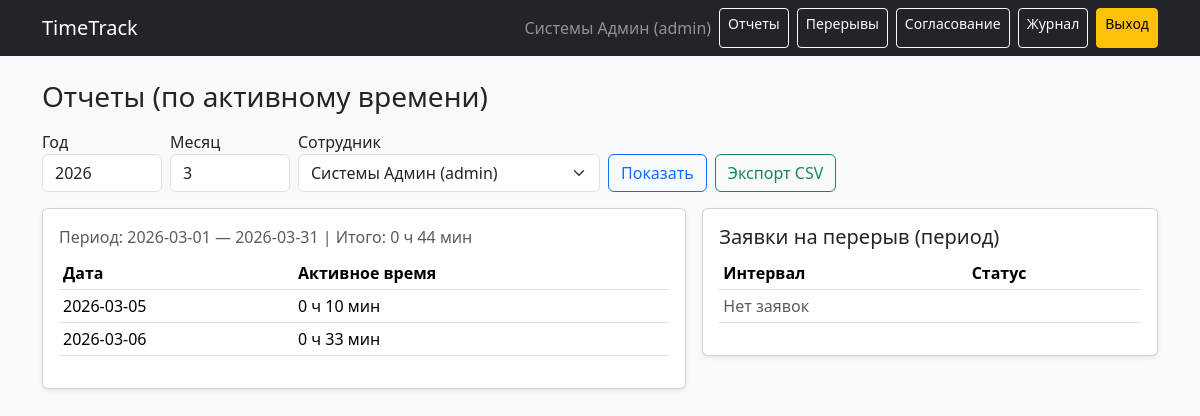
The app's page /reports (signed in) with its own data.
### models.py (models this page shows)
class User(UserMixin, db.Model):
    __tablename__ = "users"
    id = db.Column(db.Integer, primary_key=True)
    username = db.Column(db.String(64), nullable=False, unique=True)
    password_hash = db.Column(db.String(255), nullable=False)
    first_name = db.Column(db.String(100), nullable=False, default="Имя")
    last_name = db.Column(db.String(100), nullable=False, default="Фамилия")
    role = db.Column(db.String(20), nullable=False, default="employee")
    department_id = db.Column(db.Integer, db.ForeignKey("departments.id"), nullable=True)
    department = db.relationship("Department", backref="users")

class DailyWorkStat(db.Model):
    __tablename__ = "daily_work_stats"
    id = db.Column(db.Integer, primary_key=True)
    user_id = db.Column(db.Integer, db.ForeignKey("users.id"), nullable=False)
    user = db.relationship("User", backref="daily_stats")
    work_date = db.Column(db.Date, nullable=False)
    active_seconds = db.Column(db.Integer, nullable=False, default=0)
    last_ping_at = db.Column(db.DateTime, nullable=True)
    last_state_active = db.Column(db.Boolean, nullable=False, default=False)
    __table_args__ = (db.UniqueConstraint("user_id", "work_date", name="uq_daily_user_date"),)

### app.py (the view)
    @app.route("/reports")
    @login_required
    def reports():
        today = local_date_from_utc(utcnow())
        year, month = period_from_request(today)
        user_id = request.args.get("user_id")
        start, end = period_bounds(year, month)
        if current_user.role == "admin":
            selectable_users = User.query.order_by(User.last_name).all()
        elif current_user.role == "manager":
            selectable_users = (
                User.query.filter((User.department_id == current_user.department_id) | (User.id == current_user.id))
                .order_by(User.last_name)
                .all()
            )
        else:
            selectable_users = [current_user]
        user_id = safe_int(user_id, current_user.id, minimum=1)
        allowed_ids = {u.id for u in selectable_users}
        if user_id not in allowed_ids:
            flash("Нет доступа", "danger")
            return redirect(url_for("reports"))
        selected_user = db.session.get(User, user_id)
        if selected_user is None:
            abort(404)
        daily = (
            DailyWorkStat.query.filter(
                DailyWorkStat.user_id == user_id,
                DailyWorkStat.work_date >= start,
                DailyWorkStat.work_date <= end,
            )
            .order_by(DailyWorkStat.work_date.asc())
            .all()
        )
        total_minutes = int(sum(d.active_seconds for d in daily) // 60)
        breaks_start_utc, breaks_end_utc = local_date_range_utc(start, end)
        br = (
            BreakRequest.query.filter(
                BreakRequest.user_id == user_id,
                BreakRequest.end_at > breaks_start_utc,
                BreakRequest.start_at < breaks_end_utc,
            )
            .order_by(BreakRequest.start_at.asc())
            .all()
        )
        return render_template(
            "reports.html",
            daily=daily,
            breaks=br,
            total_minutes=total_minutes,
            year=year,
            month=month,
            start=start,
            end=end,
            selectable_users=selectable_users,
            selected_user=selected_user,
        )

### templates/reports.html
{% extends "base.html" %}
{% block content %}
<h3 class="mb-3">Отчеты (по активному времени)</h3>
<form method="get" class="row g-2 mb-3">
  <div class="col-auto">
    <label class="form-label mb-0">Год</label>
    <input class="form-control" name="year" value="{{ year }}" style="width:120px">
  </div>
  <div class="col-auto">
    <label class="form-label mb-0">Месяц</label>
    <input class="form-control" name="month" value="{{ month }}" style="width:120px">
  </div>
  <div class="col-auto">
    <label class="form-label mb-0">Сотрудник</label>
    <select class="form-select" name="user_id" style="min-width: 220px;">
      {% for u in selectable_users %}
        <option value="{{ u.id }}" {% if u.id == selected_user.id %}selected{% endif %}>
          {{ u.last_name }} {{ u.first_name }} ({{ u.role }})
        </option>
      {% endfor %}
    </select>
  </div>
  <div class="col-auto align-self-end">
    <button class="btn btn-outline-primary">Показать</button>
  </div>
  <div class="col-auto align-self-end">
    <a class="btn btn-outline-success" href="{{ url_for('export_csv', year=year, month=month, user_id=selected_user.id) }}">Экспорт CSV</a>
  </div>
</form>
<div class="row g-3">
  <div class="col-lg-7">
    <div class="card shadow-sm">
      <div class="card-body">
        <div class="mb-2 text-muted">
          Период: {{ start }} — {{ end }} |
          Итого: {{ (total_minutes//60) }} ч {{ (total_minutes%60) }} мин
        </div>
        <div class="table-responsive">
          <table class="table table-sm align-middle">
            <thead><tr>
              <th>Дата</th><th>Активное время</th>
            </tr></thead>
            <tbody>
              {% for d in daily %}
              {% set m = (d.active_seconds // 60) %}
              <tr>
                <td>{{ d.work_date }}</td>
                <td>{{ (m//60) }} ч {{ (m%60) }} мин</td>
              </tr>
              {% else %}
              <tr><td colspan="2" class="text-muted">Нет данных</td></tr>
              {% endfor %}
            </tbody>
          </table>
        </div>
      </div>
    </div>
  </div>
  <div class="col-lg-5">
    <div class="card shadow-sm">
      <div class="card-body">
        <h5 class="card-title">Заявки на перерыв (период)</h5>
        <div class="table-responsive">
          <table class="table table-sm align-middle">
            <thead><tr><th>Интервал</th><th>Статус</th></tr></thead>
            <tbody>
              {% for b in breaks %}
              <tr>
                <td>{{ b.start_at|localdt }} — {{ b.end_at|localtime }}</td>
                <td>
                  {% if b.status == 'APPROVED' %}
                    <span class="badge bg-success">APPROVED</span>
                  {% elif b.status == 'REJECTED' %}
                    <span class="badge bg-danger">REJECTED</span>
                  {% else %}
                    <span class="badge bg-secondary">PENDING</span>
                  {% endif %}
                </td>
              </tr>
              {% else %}
              <tr><td colspan="2" class="text-muted">Нет заявок</td></tr>
              {% endfor %}
            </tbody>
          </table>
        </div>
      </div>
    </div>
  </div>
</div>
{% endblock %}

### templates/base.html (shortened to what this page needs)
<!doctype html>
<html lang="ru">
<head>
  <link href="https://cdn.jsdelivr.net/npm/bootstrap@5.3.3/dist/css/bootstrap.min.css" rel="stylesheet">
</head>
<body class="bg-light">
<nav class="navbar navbar-expand-lg navbar-dark bg-dark">
  <div class="container">
    <a class="navbar-brand" href="{{ url_for('dashboard') }}">TimeTrack</a>
    <div class="d-flex gap-2">
      {% if current_user.is_authenticated %}
        <span class="navbar-text text-white-50">
          {{ current_user.last_name }} {{ current_user.first_name }} ({{ current_user.role }})
        </span>
        <a class="btn btn-sm btn-outline-light" href="{{ url_for('reports') }}">Отчеты</a>
                <a class="btn btn-sm btn-outline-light" href="{{ url_for('breaks') }}">Перерывы</a>
        {% if current_user.role in ('admin','manager') %}
          <a class="btn btn-sm btn-outline-light" href="{{ url_for('approvals') }}">Согласование</a>
        {% endif %}
        {% if current_user.role == 'admin' %}
          <a class="btn btn-sm btn-outline-light" href="{{ url_for('audit') }}">Журнал</a>
        {% endif %}
        <a class="btn btn-sm btn-warning" href="{{ url_for('logout') }}">Выход</a>
      {% endif %}
    </div>
  </div>
</nav>
<div class="container py-4">
  {% block content %}{% endblock %}
</div>
</body>
</html>

### records on screen
User: last_name "Системы", first_name "Админ", role "admin"
DailyWorkStat: work_date "2026-03-05", value "0", value "10"
DailyWorkStat: work_date "2026-03-06", value "0", value "33"

### other values on screen
{{ start }} "2026-03-01"
{{ end }} "2026-03-31"
{{ (total_minutes//60) }} "0"
{{ (total_minutes%60) }} "44"
form field user_id "Системы Админ (admin)"
